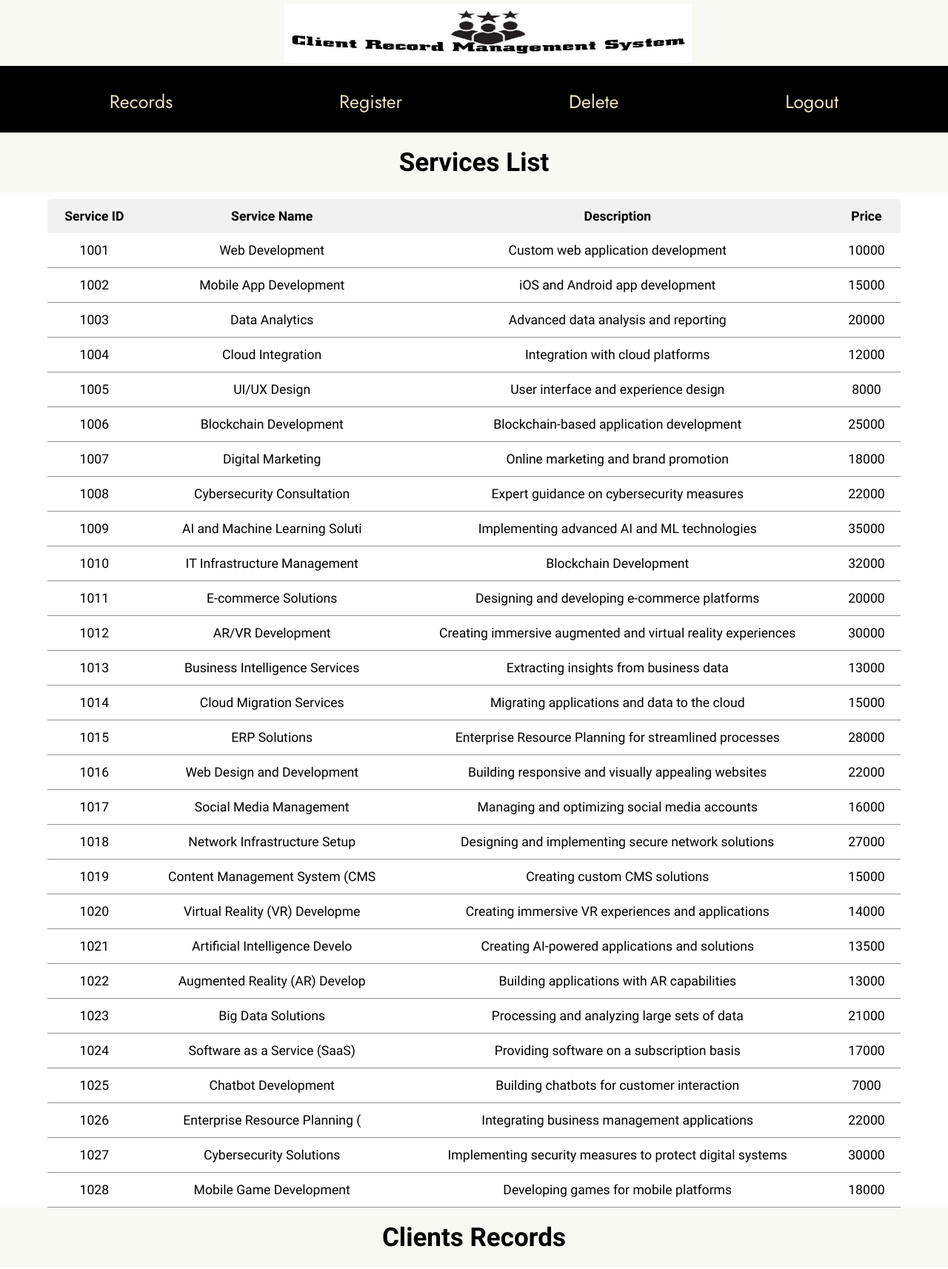
Page /arecords.php (signed in, upper part) on the committed database.
### tables this page shows
CREATE TABLE `services` (
  `service_id` int(15) NOT NULL,
  `name` varchar(30) NOT NULL,
  `description` varchar(200) NOT NULL,
  `price` int(10) NOT NULL
);

### arecords.php (the view, shortened to what this page needs)
<!DOCTYPE html>
<html lang="en" dir="ltr">
  <head>
    <link rel="stylesheet" type="text/css" href="css/drecords_style.css">
    <link rel="stylesheet" type="text/css" href="css/aregister_style.css">
    <link rel="stylesheet" type="text/css" href="css/psearch_style.css">
  <link rel="stylesheet" href="https://cdnjs.cloudflare.com/ajax/libs/jqueryui/1.12.1/jquery-ui.min.css" />
  <link rel="stylesheet" href="https://cdnjs.cloudflare.com/ajax/libs/jquery-ui-timepicker-addon/1.6.3/jquery-ui-timepicker-addon.min.css" />
  </head>
  <body >
   <div class="top_img"><img src="Resource/logo3.jpg"></div>
   <div class="navigation-bar" style="text-align: center">
   <a href="arecords.php" >Records</a>
    <a href="aregister.php">Register</a>
    <a href="adelete.php">Delete</a>
    <a class='logout' href="logout.php">Logout</a>
  </div>
  <?php
    require "connection.php";
    $sql = "SELECT * FROM services";
    $result = mysqli_query($conn, $sql);
    if ($result) {
        echo "<div class='welcome'><h2 class='mssg'> Services List </h2></div>
            <div class='table_box'>
                <table class='content-table'>
                    <thead>
                        <tr>
                            <th>Service ID</th>
                            <th>Service Name</th>
                            <th>Description</th>
                            <th>Price</th>
                        </tr>
                    </thead>
                    <tbody>";
        while ($row = mysqli_fetch_assoc($result)) {
            $serviceId = $row["service_id"];
            $Name = $row["name"];
            $description = $row["description"];
            $Price=$row["price"];
            echo "
                <tr>
                    <td>$serviceId</td>
                    <td>$Name</td>
                    <td>$description</td>
                    <td>$Price</td>
                </tr>";
        }
        echo "</tbody></table></div>";
    } else {
        echo "<div class='welcome'><h2 class='mssg'> No services Records Found </h2></div>";
    }
    $sql = "SELECT * FROM clients";
    $result = mysqli_query($conn, $sql);
    if ($result) {
        echo "<div class='welcome'><h2 class='mssg'> Clients Records </h2></div>
            <div class='table_box'>
                <table class='content-table'>
                    <thead>
                        <tr>
                            <th>Clients ID</th>
                            <th> Name</th>
                            <th>Email</th>
                            <th>Phone NO</th>
                            <th>Address</th>
                            <th> Register Date </th>
                        </tr>
                    </thead>
                    <tbody>";
        echo "</tbody></table></div>";
    } else {
        echo "<div class='welcome'><h2 class='mssg'> No Clients Records Found </h2></div>";
    }
?>
</body>
</html>

### CSS/drecords_style.css (style rules this page uses)
* { margin: 0; padding: 0; }
body { text-align: center; }
.top_img { width: 100%; background-color: #f9f9f3; }
.top_img img { width: 550px; height: 80px; margin: 5px 30% auto; }
.navigation-bar { background-color: black; overflow: hidden; font-family: "Jost", sans-serif; height: 90px; text-align: center; }
.navigation-bar a { display: inline-block; float: none; font-size: 25px; text-decoration: none; color: #ece2c1; padding: 30px 30px; margin: 0 80px; }
.welcome { width: 100%; height: 90px; }
.mssg { font-family: "Barlow Condensed", sans-serif; font-size: 35px; background: #f9f9f3; text-align: center; padding: 20px; }
.table_box { margin-left: auto; margin-right: auto; font-family: "Muli", sans-serif; }
.content-table { border-collapse: collapse; margin-left: auto; margin-right: auto; min-width: 85%; font-size: 1.1em; border-radius: 5px 5px 0 0; overflow: hidden; box-shadow: 0 0 20px rgba(0 0 0 0.15); }
.content-table thead tr { background-color: #c3c3c3; border: none; color: black; text-align: auto; font-weight: bold; }
.content-table th, .content-table td { padding: 13px 16px; }
.content-table tbody tr { border-bottom: 1.5px solid #909090; }

### CSS/aregister_style.css (style rules this page uses)
* { margin: 0; padding: 0; }
body { text-align: center; }
.top_img { width: 100%; background-color: #f9f9f3; }
.top_img img { width: 550px; height: 80px; margin: 5px 30% auto; }
.navigation-bar { background-color: black; overflow: hidden; font-family: "Jost", sans-serif; height: 90px; text-align: center; }
.navigation-bar a { display: inline-block; float: none; font-size: 25px; text-decoration: none; color: #ece2c1; padding: 30px 30px; margin: 0 80px; }
.welcome { position: relative; width: 100%; height: 90px; }

### CSS/psearch_style.css (style rules this page uses)
* { margin: 0; padding: 0; }
body { text-align: center; }
.top_img { width: 100%; background-color: #f9f9f3; }
.top_img img { width: 550px; height: 80px; margin: 5px 30% auto; }
.navigation-bar { background-color: black; overflow: hidden; font-family: "Jost", sans-serif; height: 90px; text-align: center; }
.navigation-bar a { display: inline-block; float: none; font-size: 25px; text-decoration: none; color: #ece2c1; padding: 30px 30px; margin: 0 80px; }
.welcome { width: 100%; height: 90px; }
.mssg { font-family: "Barlow Condensed", sans-serif; font-size: 35px; background: #f9f9f3; text-align: center; padding: 20px; }
.table_box { margin-left: auto; margin-right: auto; font-family: "Muli", sans-serif; }
.content-table { border-collapse: collapse; margin-left: auto; margin-right: auto; min-width: 90%; font-size: 1.1em; border-radius: 5px 5px 0 0; overflow: hidden; box-shadow: 0 0 20px rgba(0 0 0 0.15); }
.content-table thead tr { background-color: #f1f1f1; border: none; color: black; text-align: auto; font-weight: bold; }
.content-table th, .content-table td { padding: 13px 16px; }
.content-table tbody tr { border-bottom: 1.5px solid #909090; }

### rows in the picture
services: service_id "1001", name "Web Development", description "Custom web application development", price "10000"
services: service_id "1002", name "Mobile App Development", description "iOS and Android app development", price "15000"
services: service_id "1003", name "Data Analytics", description "Advanced data analysis and reporting", price "20000"
services: service_id "1004", name "Cloud Integration", description "Integration with cloud platforms", price "12000"
services: service_id "1005", name "UI/UX Design", description "User interface and experience design", price "8000"
services: service_id "1006", name "Blockchain Development", description "Blockchain-based application development", price "25000"
services: service_id "1007", name "Digital Marketing", description "Online marketing and brand promotion", price "18000"
services: service_id "1008", name "Cybersecurity Consultation", description "Expert guidance on cybersecurity measures", price "22000"
services: service_id "1009", name "AI and Machine Learning Soluti", description "Implementing advanced AI and ML technologies", price "35000"
services: service_id "1010", name "IT Infrastructure Management", description "Blockchain Development", price "32000"
services: service_id "1011", name "E-commerce Solutions", description "Designing and developing e-commerce platforms", price "20000"
services: service_id "1012", name "AR/VR Development", description "Creating immersive augmented and virtual reality experiences", price "30000"
services: service_id "1013", name "Business Intelligence Services", description "Extracting insights from business data", price "13000"
services: service_id "1014", name "Cloud Migration Services", description "Migrating applications and data to the cloud", price "15000"
services: service_id "1015", name "ERP Solutions", description "Enterprise Resource Planning for streamlined processes", price "28000"
services: service_id "1016", name "Web Design and Development", description "Building responsive and visually appealing websites", price "22000"
services: service_id "1017", name "Social Media Management", description "Managing and optimizing social media accounts", price "16000"
services: service_id "1018", name "Network Infrastructure Setup", description "Designing and implementing secure network solutions", price "27000"
services: service_id "1019", name "Content Management System (CMS", description "Creating custom CMS solutions", price "15000"
services: service_id "1020", name "Virtual Reality (VR) Developme", description "Creating immersive VR experiences and applications", price "14000"
services: service_id "1021", name "Artificial Intelligence Develo", description "Creating AI-powered applications and solutions", price "13500"
services: service_id "1022", name "Augmented Reality (AR) Develop", description "Building applications with AR capabilities", price "13000"
services: service_id "1023", name "Big Data Solutions", description "Processing and analyzing large sets of data", price "21000"
services: service_id "1024", name "Software as a Service (SaaS)", description "Providing software on a subscription basis", price "17000"
services: service_id "1025", name "Chatbot Development", description "Building chatbots for customer interaction", price "7000"
services: service_id "1026", name "Enterprise Resource Planning (", description "Integrating business management applications", price "22000"
services: service_id "1027", name "Cybersecurity Solutions", description "Implementing security measures to protect digital systems", price "30000"
services: service_id "1028", name "Mobile Game Development", description "Developing games for mobile platforms", price "18000"
